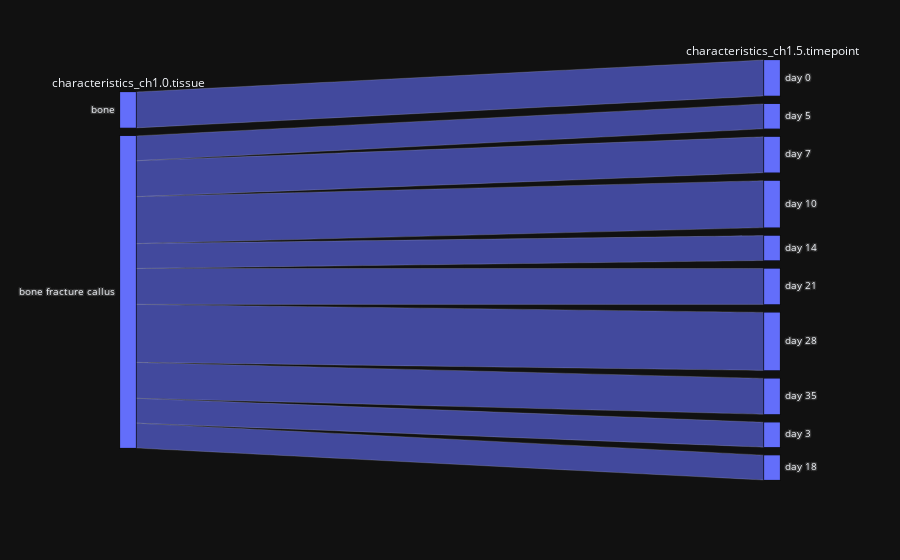

Notebook cell for this chart:
### Code cell
fig = px.parallel_categories(pheno2, dimensions=['characteristics_ch1.0.tissue', 'characteristics_ch1.5.timepoint'])
fig

### Figure 1 — Plotly figure (JSON) as saved in the notebook; plotly's stock layout.template omitted (floating-point values rounded to 4 significant figures)
{"data": [{"dimensions": [{"label": "characteristics_ch1.0.tissue", "values": ["bone", "bone fracture callus", "bone fracture callus", "bone fracture callus", "bone fracture callus", "bone fracture callus", "bone fracture callus", "bone fracture callus", "bone fracture callus", "bone fracture callus", "bone fracture callus", "bone fracture callus", "bone fracture callus", "bone fracture callus", "bone fracture callus", "bone fracture callus", "bone fracture callus", "bone", "bone fracture callus", "bone fracture callus", "bone fracture callus", "bone fracture callus", "bone fracture callus", "bone fracture callus", "bone fracture callus", "bone fracture callus", "bone fracture callus", "bone fracture callus", "bone fracture callus", "bone fracture callus", "bone fracture callus", "bone fracture callus", "bone fracture callus", "bone", "bone fracture callus", "bone fracture callus", "bone fracture callus", "bone fracture callus", "bone fracture callus", "bone fracture callus", "bone fracture callus", "bone", "bone", "bone fracture callus", "bone fracture callus", "bone fracture callus", "bone fracture callus", "bone fracture callus", "bone fracture callus", "bone fracture callus", "bone", "bone fracture callus", "bone fracture callus", "bone fracture callus", "bone fracture callus", "bone fracture callus", "bone fracture callus", "bone fracture callus", "bone fracture callus", "bone fracture callus", "bone fracture callus", "bone fracture callus", "bone fracture callus", "bone fracture callus", "bone fracture callus", "bone fracture callus", "bone fracture callus", "bone", "bone fracture callus", "bone fracture callus", "bone fracture callus", "bone fracture callus", "bone fracture callus", "bone fracture callus", "bone fracture callus", "bone", "bone fracture callus", "bone fracture callus", "bone fracture callus", "bone fracture callus", "bone fracture callus", "bone fracture callus", "bone fracture callus", "bone", "bone fracture callus", "bone fracture callus", "bone fracture callus", "bone fracture callus", "bone fracture callus", "bone fracture callus", "bone fracture callus", "bone fracture callus", "bone", "bone fracture callus", "bone fracture callus", "bone fracture callus", "bone fracture callus", "bone fracture callus", "bone fracture callus", "bone fracture callus", "bone fracture callus", "bone fracture callus", "bone fracture callus", "bone fracture callus", "bone fracture callus", "bone fracture callus", "bone fracture callus", "bone fracture callus", "bone", "bone fracture callus", "bone fracture callus", "bone fracture callus", "bone fracture callus", "bone fracture callus", "bone fracture callus", "bone fracture callus", "bone fracture callus", "bone", "bone", "bone fracture callus", "bone fracture callus", "bone fracture callus", "bone fracture callus", "bone fracture callus", "bone fracture callus", "bone fracture callus"]}, {"label": "characteristics_ch1.5.timepoint", "values": ["day 0", "day 5", "day 7", "day 10", "day 14", "day 21", "day 28", "day 35", "day 35", "day 3", "day 7", "day 10", "day 14", "day 18", "day 21", "day 28", "day 35", "day 0", "day 3", "day 7", "day 7", "day 14", "day 18", "day 28", "day 28", "day 3", "day 7", "day 10", "day 14", "day 18", "day 28", "day 28", "day 35", "day 0", "day 5", "day 10", "day 10", "day 18", "day 21", "day 28", "day 28", "day 0", "day 0", "day 5", "day 7", "day 10", "day 18", "day 21", "day 28", "day 35", "day 0", "day 3", "day 7", "day 10", "day 14", "day 21", "day 28", "day 35", "day 35", "day 3", "day 5", "day 10", "day 10", "day 18", "day 21", "day 28", "day 28", "day 0", "day 3", "day 5", "day 7", "day 10", "day 18", "day 28", "day 28", "day 0", "day 5", "day 10", "day 10", "day 18", "day 21", "day 28", "day 35", "day 0", "day 3", "day 7", "day 10", "day 14", "day 21", "day 21", "day 28", "day 35", "day 0", "day 3", "day 7", "day 7", "day 14", "day 21", "day 28", "day 35", "day 3", "day 5", "day 10", "day 10", "day 18", "day 28", "day 28", "day 35", "day 0", "day 5", "day 7", "day 10", "day 14", "day 21", "day 21", "day 28", "day 35", "day 0", "day 0", "day 5", "day 7", "day 10", "day 14", "day 21", "day 28", "day 35"]}], "domain": {"x": [0.0, 1.0], "y": [0.0, 1.0]}, "name": "", "type": "parcats"}], "layout": {"legend": {"tracegroupgap": 0}, "margin": {"t": 60}}}
